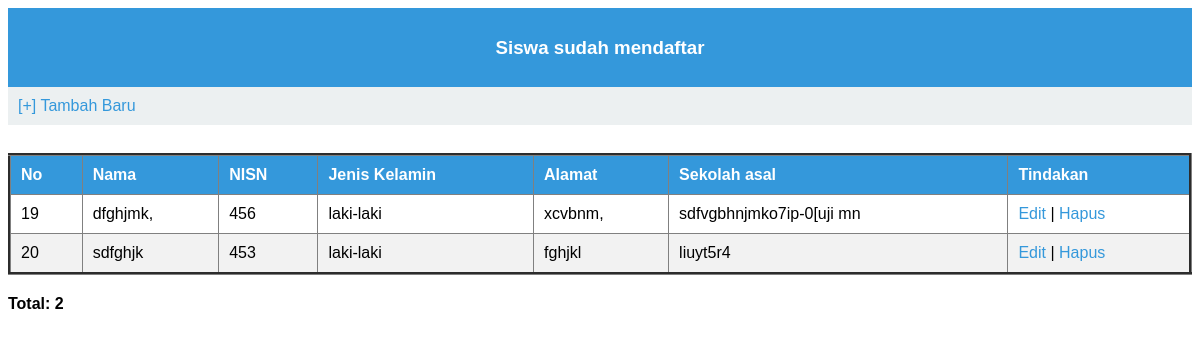
Page /data-casis.php on the committed database.
### tables this page shows
CREATE TABLE `data_casis` (
  `id` int(11) NOT NULL,
  `nama` varchar(64) NOT NULL,
  `nisn` int(10) NOT NULL,
  `jenis_kelamin` varchar(16) NOT NULL,
  `alamat` text NOT NULL,
  `sekolah_asal` varchar(64) NOT NULL
);

### data-casis.php (the view, shortened to what this page needs)
<?php include("config.php"); ?>
<!DOCTYPE html>
<html lang="en">
<head>
    <link rel="stylesheet" href="datacasis.css">
</head>
<body>
    <header>
        <h3>Siswa sudah mendaftar</h3>
    </header>
    <nav>
        <a href="form-daftar.php">[+] Tambah Baru</a>
    </nav>
    <br>
    <table border="3" >
    <thead>
        <tr>
            <th>No</th>
            <th>Nama</th>
            <th>NISN</th>
            <th>Jenis Kelamin</th>
            <th>Alamat</th>
            <th>Sekolah asal</th>
            <th>Tindakan</th>
        </tr>
    </thead>
    <tbody>
    <?php
    $sql = "SELECT * FROM data_casis";
    $query = mysqli_query($db, $sql);
        while($siswa = mysqli_fetch_array($query)){
            echo "<tr>";
            echo "<td>".$siswa['id']."</td>";
            echo "<td>".$siswa['nama']."</td>";
            echo "<td>".$siswa['nisn']."</td>";
            echo "<td>".$siswa['jenis_kelamin']."</td>";
            echo "<td>".$siswa['alamat']."</td>";
            echo "<td>".$siswa['sekolah_asal']."</td>";
            echo "<td>";
            echo "<a href='form-edit.php?id=".$siswa['id']."'>Edit</a> | ";
            echo "<a href= 'hapus.php?id=".$siswa['id']."'>Hapus</a>";
            echo "</tr>";
        }
        ?>
    </tbody>
    </table>
    <p>Total: <?php echo mysqli_num_rows($query)?></p>
    </body>
</html>

### datacasis.css (style rules this page uses)
body { font-family: Arial, sans-serif; }
header { background-color: #3498db; color: #fff; padding: 10px; text-align: center; }
nav { background-color: #ecf0f1; padding: 10px; margin-bottom: 10px; }
table { width: 100%; border-collapse: collapse; margin-bottom: 20px; }
th, td { padding: 10px; text-align: left; }
th { background-color: #3498db; color: #fff; }
tr:nth-child(even) { background-color: #f2f2f2; }
a { text-decoration: none; color: #3498db; }
p { font-weight: bold; margin-top: 10px; }

### rows in the picture
data_casis: id "19", nama "dfghjmk,", nisn "456", jenis_kelamin "laki-laki", alamat "xcvbnm,", sekolah_asal "sdfvgbhnjmko7ip-0[uji mn"
data_casis: id "20", nama "sdfghjk", nisn "453", jenis_kelamin "laki-laki", alamat "fghjkl", sekolah_asal "liuyt5r4"

### other values in the picture
mysqli_num_rows($query) "2"
